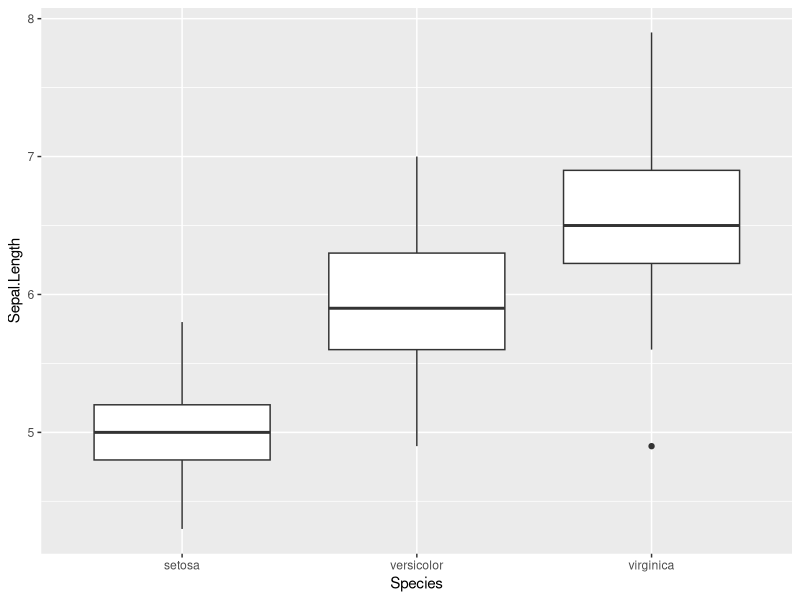
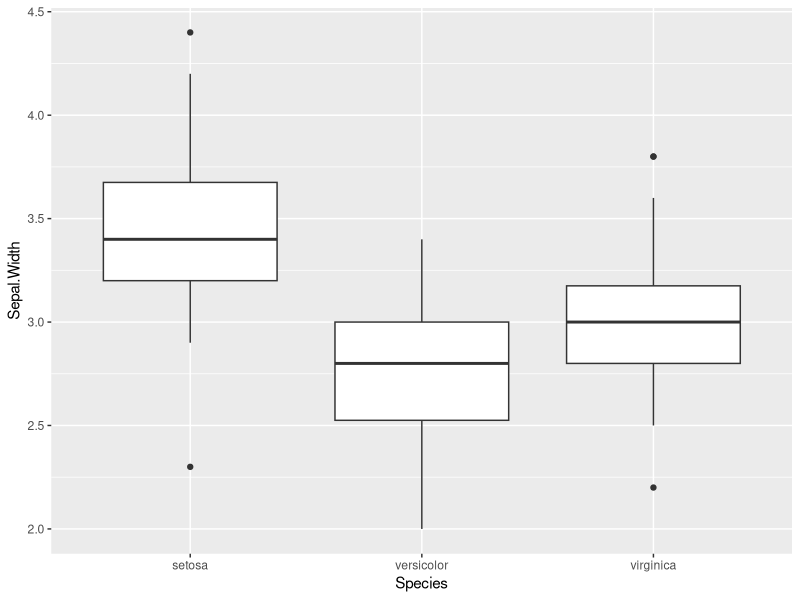
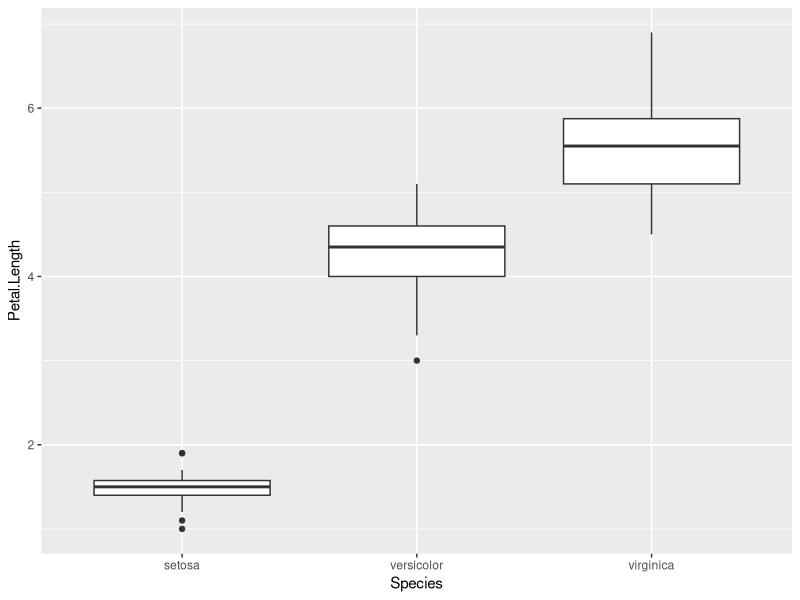
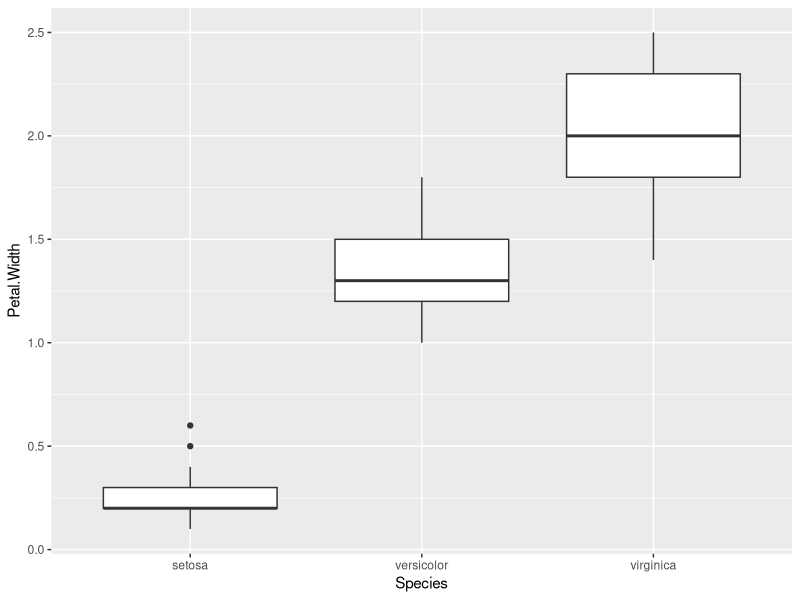
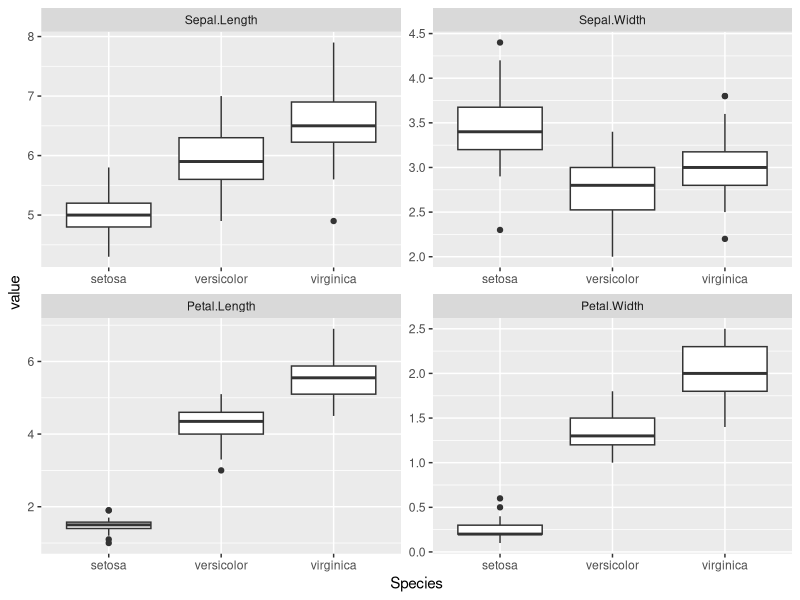
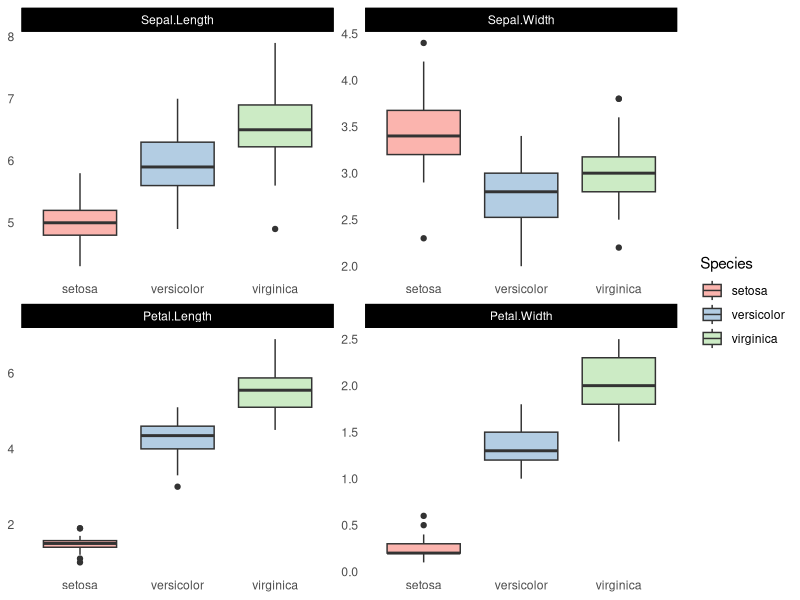
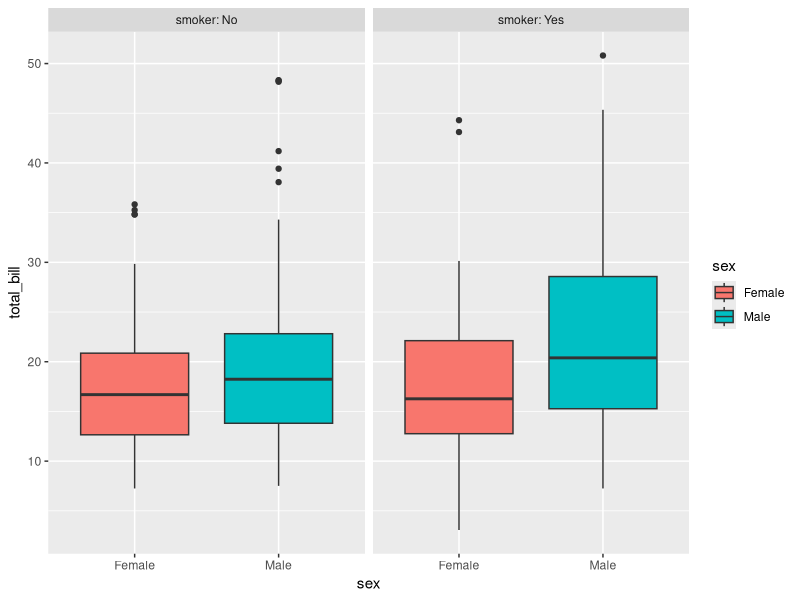
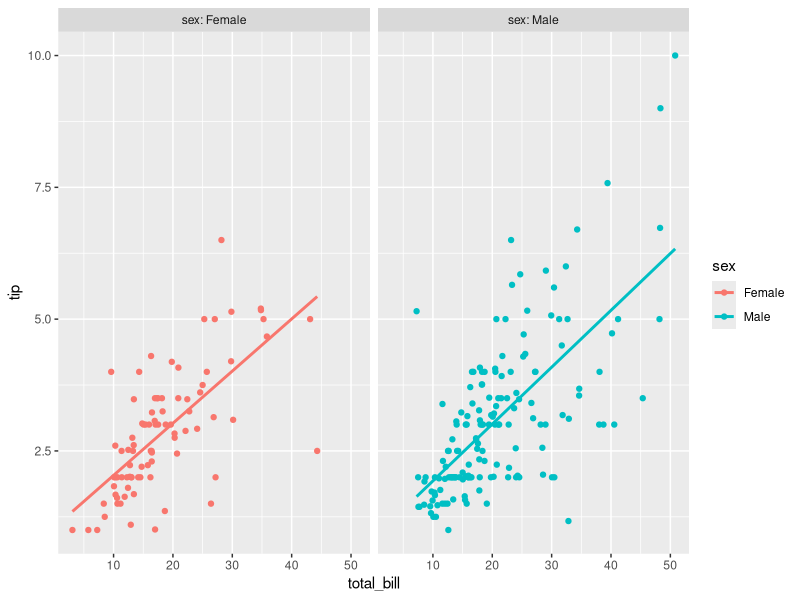

Recreate these plots in R, in order.
## ---- chunk 1
library(ggplot2)
library(scales)
library(reshape2)
## ---- chunk 2
ggplot(iris, aes(Species, Sepal.Length)) + geom_boxplot()
ggplot(iris, aes(Species, Sepal.Width)) + geom_boxplot()
ggplot(iris, aes(Species, Petal.Length)) + geom_boxplot()
ggplot(iris, aes(Species, Petal.Width)) + geom_boxplot()
## ---- chunk 3
iris.melt = melt(iris, id.vars = "Species")
ggplot(iris.melt, aes(Species, value)) + 
    geom_boxplot() +
    facet_wrap(~ variable, scales = "free")
## ---- chunk 4
iris.melt = melt(iris, id.vars = "Species")
ggplot(iris.melt, aes(Species, value, fill = Species)) + 
    geom_boxplot() +
    facet_wrap(~ variable, scales = "free") +
    scale_fill_brewer(palette = "Pastel1") + 
    theme_minimal() +
    theme(axis.title = element_blank(),
          panel.grid = element_blank(),
          strip.background = element_rect(fill = "black", color = "black"),
          strip.text = element_text(color = "white"))
## ---- chunk 5
ggplot(tips, aes(sex, total_bill, fill = sex)) + geom_boxplot() +
    facet_grid(~ smoker, labeller = label_both)
## ---- chunk 6
ggplot(tips, aes(total_bill, tip, color = sex)) + 
    geom_point() +
    geom_smooth(method = "lm", se = FALSE) +
    facet_grid(~ sex, labeller = label_both)
## ---- chunk 7
ggplot(tips, aes(total_bill, tip)) + 
    geom_bin2d() +
    facet_grid(~ sex, labeller = label_both)
## ---- chunk 8
ggplot(transform(tips, total_bill_cut = cut(total_bill, 5)), 
       aes(total_bill_cut, tip, fill = total_bill_cut)) +
    geom_boxplot() +
    facet_grid(~ sex, labeller = label_both) +
    theme(axis.text.x = element_text(angle = 45, vjust = .5))
## ---- chunk 9
ggplot(tips, aes(total_bill, tip, color = sex)) + 
    geom_point() +
    geom_smooth(method = "lm", se = FALSE) +
    facet_grid(smoker ~ sex, labeller = label_both)
## ---- chunk 10
ggplot(transform(tips, total_bill_cut = cut(total_bill, 5)), 
       aes(total_bill_cut, tip, fill = total_bill_cut)) +
    geom_boxplot() +
    facet_grid(smoker ~ sex, labeller = label_both) +
    theme(axis.text.x = element_text(angle = 45, vjust = .5))
## ---- chunk 11
ggplot(tips, aes(total_bill, tip)) +
    geom_point() +
    geom_smooth(method = "lm")
## ---- chunk 12
ggplot(tips, aes(day, tip, fill = day)) +
    geom_boxplot() +
    scale_x_discrete(limits = c("Thur", "Fri", "Sat", "Sun"))
## ---- chunk 13
ggplot(tips, aes(size, tip)) +
    geom_boxplot(aes(group = size)) +
    geom_jitter(width = .2) +
    scale_x_continuous(breaks = 1:6) +
    geom_smooth(method = "lm")
## ---- chunk 14
ggplot(tips, aes(size, total_bill, col = tip)) +
    geom_jitter(size = 2, width = .2) +
    scale_color_gradient2(low = "darkred", mid = "gray60", high = "darkgreen", midpoint = 3.5)
## ---- chunk 15
ggplot(tips, aes(factor(size), cut(total_bill, 6), z = tip)) +
    stat_summary_2d(fun = mean) +
    labs(x = "size", y = "total_bill", fill = "mean(tip)")
## ---- chunk 16
ans = rbind(
    transform(setNames(subset(anscombe, select = c(x1, y1)), c("x", "y")), ex = 1),
    transform(setNames(subset(anscombe, select = c(x2, y2)), c("x", "y")), ex = 2),
    transform(setNames(subset(anscombe, select = c(x3, y3)), c("x", "y")), ex = 3),
    transform(setNames(subset(anscombe, select = c(x4, y4)), c("x", "y")), ex = 4)
)
ggplot(ans, aes(x, y)) +
    geom_point() +
    geom_smooth(method = "lm", fullrange = T, se = FALSE) +
    facet_wrap(~ ex)
## ---- chunk 17
ggplot(
    Reduce(
        function(a, b) { return(rbind(a, b))},
        lapply(1:4, function(i) {
            ans = anscombe[,paste(c("x", "y"), i, sep = "")]
            names(ans) = c("x", "y")
            ans$i = i
            return(ans)
        })
    ),
    aes(x, y)) +
    geom_point() +
    geom_smooth(method = "lm", se = FALSE, fullrange = TRUE) +
    facet_wrap(~ i)
